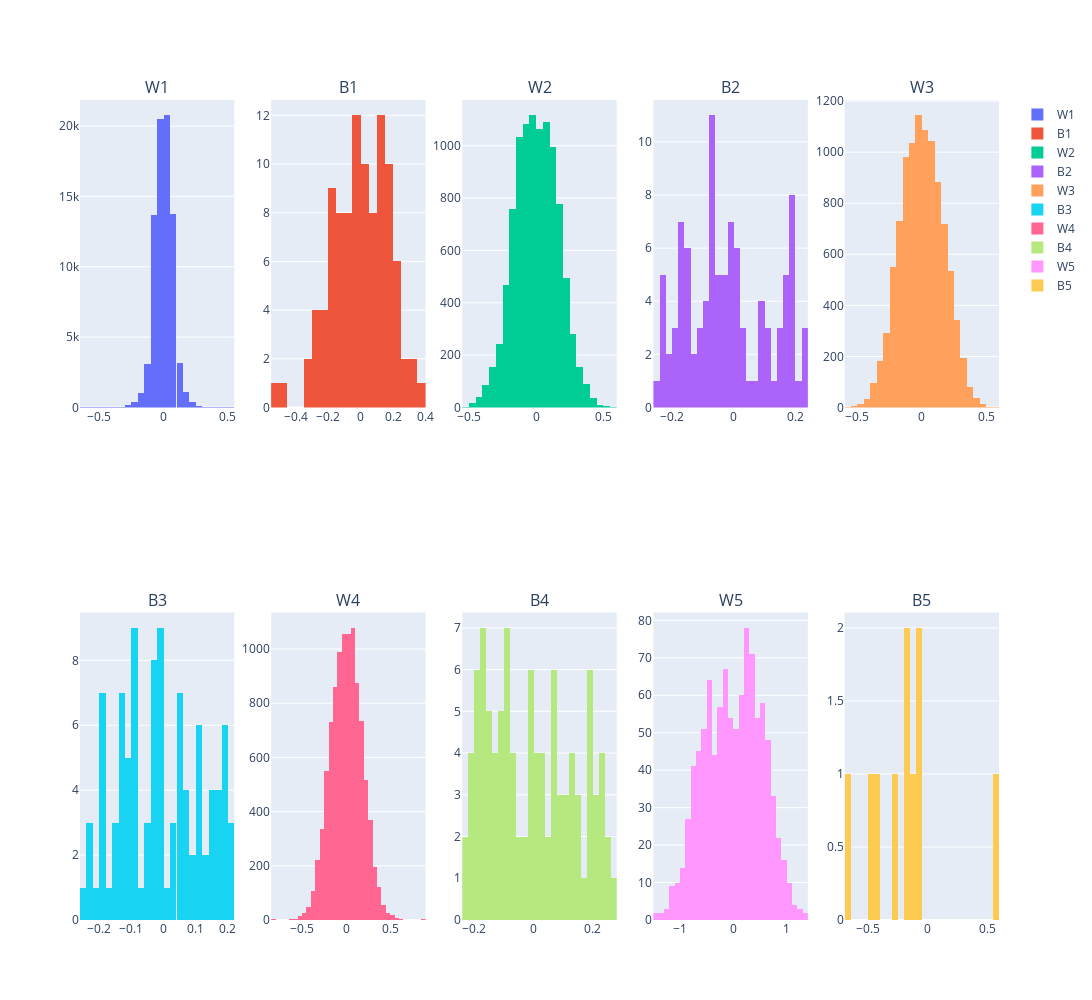

The code cell stored with this chart in its notebook:
### Code cell
#Plotting this in plotly 
titles=list(nn_test.weights.keys())
print(nn_test.weights.keys())
rows = 2
cols = int(round(len(nn_test.fp_dict)/2)-1)
print(cols)
fig = plotly.subplots.make_subplots(rows=rows,cols=cols,subplot_titles=titles)
#create hists
list_of_plots = []
for key, value in nn_test.weights.items():
    list_of_plots.append(go.Histogram(x=value.flatten(),name=key,nbinsx=40))

#itereate through rows and columns and the list_of_plots
counter_for_plots = 0
for rowx in range(1,rows+1):
    for colx in range(1,cols+1):
        fig.add_trace(
        list_of_plots[counter_for_plots],
        row=rowx,col=colx,
        )
        counter_for_plots+=1

fig.update_layout(width=1500,height=1000)

fig.show()

### Figure 1 — Plotly figure (JSON) as saved in the notebook; plotly's stock layout.template omitted (floating-point values rounded to 4 significant figures; data arrays with more than 128 entries replaced by an {"elided": "..."} marker saying what was removed)
{"data": [{"name": "W1", "nbinsx": 40, "type": "histogram", "x": {"elided": "78400 float values"}, "xaxis": "x", "yaxis": "y"}, {"name": "B1", "nbinsx": 40, "type": "histogram", "x": [-0.5373, -0.1934, -0.03467, 0.1878, 0.03297, 0.336, -0.01442, -0.2491, -0.1797, -0.3004, -0.03964, 0.3065, 0.1038, -0.2364, 0.04414, 0.1957, 0.2705, 0.1665, 0.08875, 0.1281, 0.1549, -0.1667, 0.1049, -0.3091, -0.05326, 0.06131, 0.09381, 0.1339, 0.1848, 0.05279, 0.006961, 0.2387, -0.1072, 0.05155, -0.0506, 0.04245, 0.161, -0.1547, -0.2048, 0.3671, 0.03307, 0.1045, -0.2689, -0.1919, -0.06986, 0.09871, -0.1212, -0.09875, 0.2991, 0.2236, -0.09465, -0.05318, -0.2514, 0.1337, -0.1616, 0.2348, -0.0284, -0.1214, 0.2031, -0.0333, 0.05134, -0.005028, 0.1661, -0.151, -0.0403, -0.03971, -0.2962, 0.1672, -0.03533, 0.2225, 0.1317, 0.02602, 0.08641, 0.1855, 0.02276, -0.1486, -0.1989, -0.1024, -0.1414, -0.03039, -0.03728, 0.1198, 0.1461, -0.4743, -0.2236, 0.1496, -0.2588, -0.0997, 0.04262, 0.1038, 0.1075, -0.1833, 0.1508, 0.03801, -0.1158, 0.235, -0.06763, -0.1217, 0.01352, -0.02177], "xaxis": "x2", "yaxis": "y2"}, {"name": "W2", "nbinsx": 40, "type": "histogram", "x": {"elided": "10000 float values"}, "xaxis": "x3", "yaxis": "y3"}, {"name": "B2", "nbinsx": 40, "type": "histogram", "x": [-0.1706, -0.1644, -0.1717, -0.2164, -0.06865, -0.2257, 0.1667, -0.256, -0.1596, 0.006733, -0.1698, 0.1785, -0.1224, 0.02056, 0.0009964, -0.02303, 0.188, -0.1007, 0.1489, -0.02001, -0.1275, 0.177, -0.04694, -0.1592, -0.1958, 0.1508, -0.2158, 0.09853, -0.007566, 0.2345, -0.07183, -0.06626, -0.001209, -0.1483, -0.04468, 0.1984, -0.05406, 0.0696, -0.2244, 0.1959, -0.0754, -0.004775, 0.1692, -0.06598, 0.09877, 0.1666, 0.1411, -0.1056, 0.08903, 0.2018, -0.191, -0.1425, -0.01987, -0.1536, -0.02784, 0.1268, 0.02786, -0.05612, -0.07893, -0.001785, -0.01589, -0.1647, -0.238, -0.06134, -0.06058, 0.2334, -0.227, 0.1864, -0.1851, 0.005567, 0.1059, -0.2318, 0.0191, 0.1867, -0.08503, 0.1879, 0.08579, 0.1827, 0.04544, 0.001149, 0.1095, -0.02021, 0.03167, -0.09935, 0.2267, -0.07581, -0.07552, 0.01724, -0.104, -0.17, -0.05678, -0.09851, 0.106, 0.1896, -0.01056, -0.06366, -0.1591, -0.09348, -0.03677, -0.1761], "xaxis": "x4", "yaxis": "y4"}, {"name": "W3", "nbinsx": 40, "type": "histogram", "x": {"elided": "10000 float values"}, "xaxis": "x5", "yaxis": "y5"}, {"name": "B3", "nbinsx": 40, "type": "histogram", "x": [-0.1891, -0.05808, -0.0144, -0.1004, 0.144, -0.1049, 0.1347, 0.2178, -0.1862, -0.09003, -0.01149, -0.2315, 0.0695, 0.06932, -0.1335, -0.2413, -0.15, -0.1803, -0.01711, -0.1265, -0.1036, -0.09747, 0.1649, 0.03776, 0.1177, -0.1606, 0.03013, 0.2108, 0.1831, 0.1509, -0.1862, 0.1789, 0.04578, -0.05944, -0.1421, -0.1009, 0.0875, -0.08382, -0.08482, 0.04663, -0.1387, 0.1036, -0.01743, -0.02992, 0.1829, -0.1436, -0.08713, -0.2316, 0.1114, -0.02936, 0.0423, -0.09898, -0.03696, -0.1257, 0.1834, -0.01283, -0.1033, 0.1611, -0.2032, 0.1099, 0.1869, -0.02063, 0.007332, -0.0789, 0.06959, 0.06823, 0.1558, -0.04606, -0.09796, 0.1322, 0.05493, -0.02097, 0.0409, -0.08535, 0.1772, 0.188, -0.007439, 0.1548, 0.1059, 0.04679, -0.1262, 0.02544, -0.02065, 0.05353, 0.1864, 0.1145, -0.1802, -0.01119, -0.1834, -0.1352, -0.006619, -0.03146, 0.0991, -0.03644, 0.2098, -0.136, -0.08866, -0.1862, -0.2278, -0.002468], "xaxis": "x6", "yaxis": "y6"}, {"name": "W4", "nbinsx": 40, "type": "histogram", "x": {"elided": "10000 float values"}, "xaxis": "x7", "yaxis": "y7"}, {"name": "B4", "nbinsx": 40, "type": "histogram", "x": [-0.1278, -0.183, -0.1517, -0.1076, -0.2016, 0.1945, 0.22, 0.122, 0.003903, 0.07519, 0.1835, -0.0776, 0.2629, 0.1956, -0.1493, -0.1252, -0.1854, 0.1317, 0.1558, -0.003455, 0.1485, 0.1905, -0.1072, 0.08473, -0.167, -0.005337, 0.0614, -0.006587, 0.07488, -0.104, -0.0981, 0.08049, -0.2208, 0.02015, -0.1896, 0.07202, 0.1071, 0.1927, 0.1003, 0.1516, 0.002004, -0.04235, -0.09062, -0.1886, -0.1917, -0.08113, -0.1139, 0.06682, 0.03422, -0.164, 0.2467, 0.09306, 0.2031, -0.1335, 0.1302, -0.1704, -0.1584, 0.1607, 0.1277, -0.07091, -0.08514, -0.235, -0.2025, 0.2196, -0.05287, 0.01878, 0.008673, -0.09621, -0.07333, -0.104, -0.2026, -0.01916, -0.0951, -0.1925, -0.1439, -0.2185, 0.1135, 0.1935, -0.01067, 0.07899, 0.03977, -0.1494, -0.179, 0.2264, -0.03393, 0.2569, -0.1306, -0.1768, -0.08361, -0.1638, 0.2181, 0.03002, -0.02042, -0.07262, -0.00699, 0.04891, 0.05957, -0.1748, 0.2363, 0.2248], "xaxis": "x8", "yaxis": "y8"}, {"name": "W5", "nbinsx": 40, "type": "histogram", "x": {"elided": "1000 float values"}, "xaxis": "x9", "yaxis": "y9"}, {"name": "B5", "nbinsx": 40, "type": "histogram", "x": [-0.0893, -0.2771, -0.105, -0.6679, -0.05717, -0.4925, -0.1697, -0.1534, -0.4428, 0.5697], "xaxis": "x10", "yaxis": "y10"}], "layout": {"annotations": [{"font": {"size": 16}, "showarrow": false, "text": "W1", "x": 0.084, "xanchor": "center", "xref": "paper", "y": 1, "yanchor": "bottom", "yref": "paper"}, {"font": {"size": 16}, "showarrow": false, "text": "B1", "x": 0.292, "xanchor": "center", "xref": "paper", "y": 1, "yanchor": "bottom", "yref": "paper"}, {"font": {"size": 16}, "showarrow": false, "text": "W2", "x": 0.5, "xanchor": "center", "xref": "paper", "y": 1, "yanchor": "bottom", "yref": "paper"}, {"font": {"size": 16}, "showarrow": false, "text": "B2", "x": 0.708, "xanchor": "center", "xref": "paper", "y": 1, "yanchor": "bottom", "yref": "paper"}, {"font": {"size": 16}, "showarrow": false, "text": "W3", "x": 0.916, "xanchor": "center", "xref": "paper", "y": 1, "yanchor": "bottom", "yref": "paper"}, {"font": {"size": 16}, "showarrow": false, "text": "B3", "x": 0.084, "xanchor": "center", "xref": "paper", "y": 0.375, "yanchor": "bottom", "yref": "paper"}, {"font": {"size": 16}, "showarrow": false, "text": "W4", "x": 0.292, "xanchor": "center", "xref": "paper", "y": 0.375, "yanchor": "bottom", "yref": "paper"}, {"font": {"size": 16}, "showarrow": false, "text": "B4", "x": 0.5, "xanchor": "center", "xref": "paper", "y": 0.375, "yanchor": "bottom", "yref": "paper"}, {"font": {"size": 16}, "showarrow": false, "text": "W5", "x": 0.708, "xanchor": "center", "xref": "paper", "y": 0.375, "yanchor": "bottom", "yref": "paper"}, {"font": {"size": 16}, "showarrow": false, "text": "B5", "x": 0.916, "xanchor": "center", "xref": "paper", "y": 0.375, "yanchor": "bottom", "yref": "paper"}], "height": 1000, "width": 1500, "xaxis": {"anchor": "y", "domain": [0, 0.168]}, "xaxis10": {"anchor": "y10", "domain": [0.832, 1]}, "xaxis2": {"anchor": "y2", "domain": [0.208, 0.376]}, "xaxis3": {"anchor": "y3", "domain": [0.416, 0.584]}, "xaxis4": {"anchor": "y4", "domain": [0.624, 0.792]}, "xaxis5": {"anchor": "y5", "domain": [0.832, 1]}, "xaxis6": {"anchor": "y6", "domain": [0, 0.168]}, "xaxis7": {"anchor": "y7", "domain": [0.208, 0.376]}, "xaxis8": {"anchor": "y8", "domain": [0.416, 0.584]}, "xaxis9": {"anchor": "y9", "domain": [0.624, 0.792]}, "yaxis": {"anchor": "x", "domain": [0.625, 1]}, "yaxis10": {"anchor": "x10", "domain": [0, 0.375]}, "yaxis2": {"anchor": "x2", "domain": [0.625, 1]}, "yaxis3": {"anchor": "x3", "domain": [0.625, 1]}, "yaxis4": {"anchor": "x4", "domain": [0.625, 1]}, "yaxis5": {"anchor": "x5", "domain": [0.625, 1]}, "yaxis6": {"anchor": "x6", "domain": [0, 0.375]}, "yaxis7": {"anchor": "x7", "domain": [0, 0.375]}, "yaxis8": {"anchor": "x8", "domain": [0, 0.375]}, "yaxis9": {"anchor": "x9", "domain": [0, 0.375]}}}
